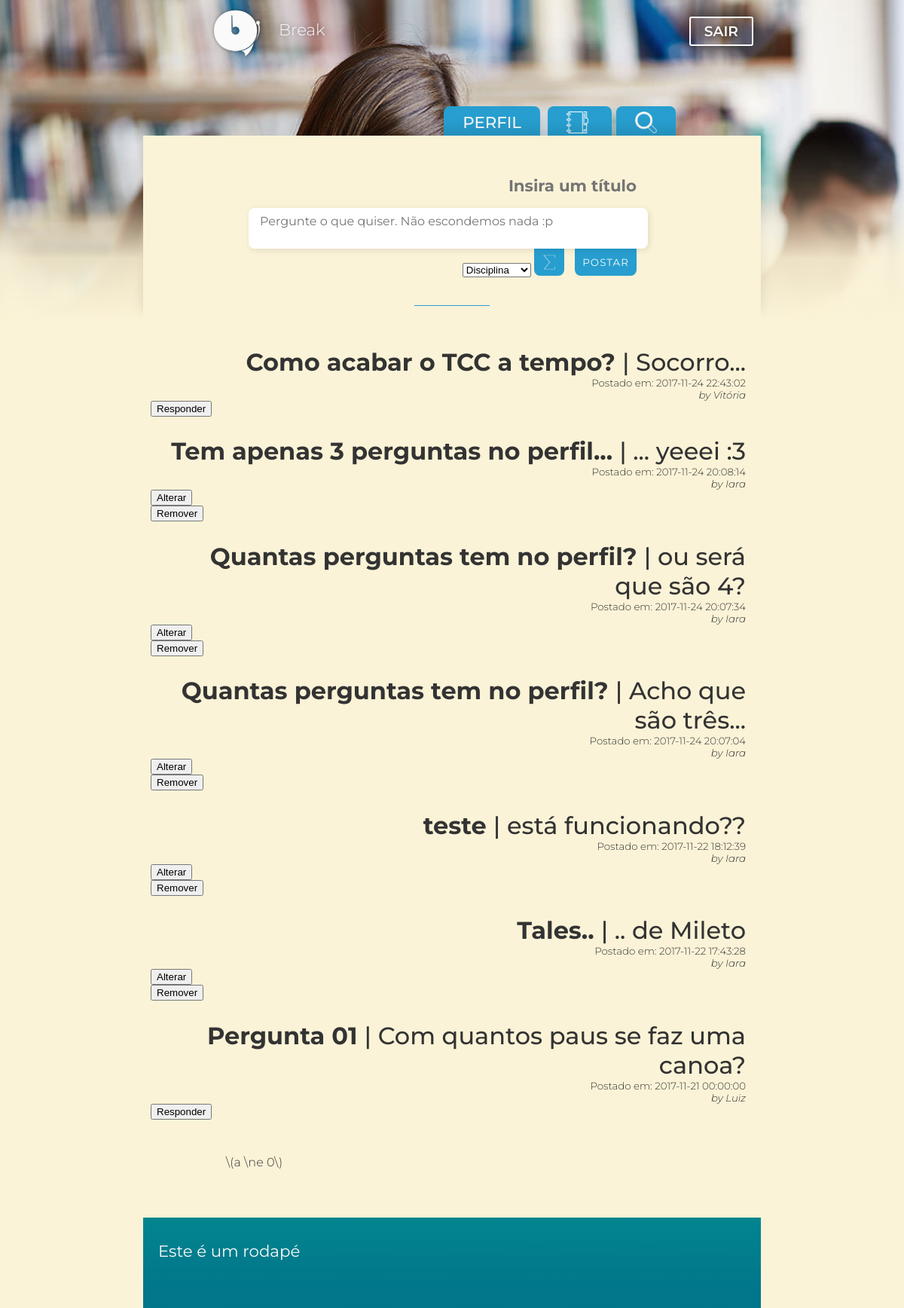
Page /index.php (signed in) on the committed database.
### tables this page shows
CREATE TABLE `pergunta` (
  `idpergunta` int(11) NOT NULL,
  `prg_titulo` varchar(50) NOT NULL,
  `prg_descricao` text,
  `prg_respondida` tinyint(1) NOT NULL DEFAULT '0',
  `prg_registro` datetime NOT NULL DEFAULT CURRENT_TIMESTAMP,
  `fk_disciplina` int(11) NOT NULL,
  `fk_usuario` int(11) NOT NULL,
  `prg_tipo` varchar(8) NOT NULL DEFAULT 'pergunta'
);

CREATE TABLE `usuario` (
  `idusuario` int(11) NOT NULL,
  `nome_user` varchar(45) NOT NULL,
  `sobrenome_user` varchar(45) NOT NULL,
  `email` varchar(45) DEFAULT NULL,
  `login` varchar(45) DEFAULT NULL,
  `senha` varchar(45) DEFAULT NULL,
  `sexo` char(1) DEFAULT NULL,
  `dataNasc` date DEFAULT NULL,
  `escolaridade` text,
  `instituicao` varchar(200) DEFAULT NULL,
  `fk_tipo_user` int(11) NOT NULL
);

### dao-pergunta.php (called while the page is built, shortened)
<?php
function listaPergunta($conexao)
{
    $perguntas = array();
    $resultado = mysqli_query($conexao, "SELECT p.*, d.disc_nome, u.nome_user
                                        FROM disciplina AS d
                                        JOIN pergunta AS p ON p.fk_disciplina = d.iddisciplina
                                        JOIN usuario AS u ON u.idusuario = p.fk_usuario
                                        ORDER BY (p.prg_registro) desc;");
    while ($pergunta = mysqli_fetch_assoc($resultado))
    {
        array_push($perguntas, $pergunta);
    }
    return $perguntas;
}

### index.php (the view, shortened to what this page needs)
<?php
	require 'header.php';
?>
	<link rel="stylesheet" type="text/css" href="css/feed.css">
</head>
<body onload="loading();">
	<?php
		include 'essencials/top.php';
	?>
	<div class="main">
	<?php include 'tabs.php'; ?>
		<div id="grad">
			<div id="header_main">
				<div id="header_space2">
					<form id="postar" action="adiciona-pergunta.php" method="post">
						<div class="post_area">
							<textarea id="title_perg" onkeyup="ajustarTamanho(this)" placeholder="Insira um título" name="title_perg" required></textarea>
							<textarea onkeyup="ajustarTamanho(this)" placeholder="Pergunte o que quiser. Não escondemos nada :p" name="pergunta" required></textarea>
							<div id="post_btns">
								<select class="" name="id_disciplina" required>
										<option value="">Disciplina</option>
								</select>
								<button type="button" id="btn_opt" onclick="show_tools()">
										<img id="btn_opt_img" src="img/sum_icon.png" alt="+-*:" title="Usar símbolos Matemáticos">
								</button>
								<input type="submit" value="POSTAR" id="btn_posta"/>
							</div>
						</div>
					</form>
				</div>
				<hr>
			</div>
		</div>
		<div class="back_main">
			<?php	include("feed.php"); ?>
			<div id="content">
				<div id="text_content">
					<p> \(a \ne 0\)</p>
				</div>
			</div>
		</div>
	</div>
	<div class="back_rodape">
		<div id="rodape">
			<h3> Este é um rodapé </h3>
		</div>
	</div>
</body>
</html>

### feed.php (shortened to what this page needs)
<?php
require 'dao-pergunta.php';
$perguntas = listaPergunta($conexao);
?>
<div id="header">
  <?php
  foreach ($perguntas as $pergunta) :
   ?>
  <h2><strong><?= $pergunta['prg_titulo']?> </strong>| <?=$pergunta['prg_descricao']?></h2>
    <p class="header_space2">Postado em: <time><?=$pergunta['prg_registro']?></time></p>
    <p class="header_space2"><i>by <?=$pergunta['nome_user']?></i></p>
    <?php if($pergunta['fk_usuario'] != $_SESSION['id_usuario']) {?>
      <form action="pergunta-detalhe.php" method="post">
          <button>Responder</button>
      </form>
    <?php }else{ ?>
      <form  action="form-altera-pergunta.php" method="post">
          <button>Alterar</button>
      </form>
      <form  action="exclui-pergunta.php" method="post">
          <button>Remover</button>
      </form>
    <?php } ?>
  <?php
    endforeach
   ?>
</div>

### css/feed.css (style rules this page uses)
body { font-family: 'Montserrat', sans-serif; margin: 0px; background: url("../img/cover_girl .jpg") no-repeat bottom center; background-color: #0e0e0e; background-size: 100%; background-position: top center; }
hr { width: 100px; border: none; height: 1px; background-color: #279ecf; }
input { border-radius: 20px; border-style: none; padding: 8px 20px; min-width: 200px; min-height: 20px; letter-spacing: 1.1px; color: #505050; font-family: 'Montserrat', sans-serif; position: relative; z-index: 2; }
textarea, .this-is-not-a-textarea { margin: auto; padding: 8px 15px; min-width: 500px; resize: none; border: none; border-radius: 8px; box-shadow: 2px 2px 8px rgba(0,0,0,0.1); text-align: justify; font-family: 'Montserrat', sans-serif; font-size: 12pt; overflow: hidden; position: relative; z-index: 1; }
#title_perg { background-color: #fbf3d7; box-shadow: none; text-align: right; font-size: 16pt; font-weight: 700; color: #0e0e0e; padding-bottom: 2px; top: 15px; }
.post_area { margin: auto; text-align: center; }
#post_btns { margin: auto; text-align: right; max-width: 500px; position: relative; top: -11px; z-index: 0; }
#btn_posta, #btn_altera { padding: 20px 10px 10px 10px; border-radius: 0px 0px 8px 8px; min-width: 0px; min-height: 0px; margin: auto; background-color: #279ecf; color: #fafafa; position: relative; top: -10px; transition: box-shadow 1s; transition: top 0.2s; }
#btn_opt { padding: 20px 10px 5px 10px; background: none; border: none; margin: auto; margin-right: 10px; background-color: #279ecf; border-radius: 0px 0px 8px 8px; transition: box-shadow 1s; transition: padding 0.2s; position: relative; top: -5px; transition: top 0.2s; }
#btn_opt_img { max-width: 20px; max-height: 20px; }
.main { margin: auto; margin-top: 20px; margin-bottom: 0px; font-family: 'Montserrat', sans-serif; }
.back_main { background-color: #fbf3d7; position: relative; margin: 0px; position: relative; z-index: 2; padding: 0px; }
#grad { background: linear-gradient(180deg, rgba(251,0,0,0), rgba(251,243,215,0.2), rgba(251,243,215,0.9), rgba(251,243,215, 1)); margin: auto; }
#content { background-color: #fbf3d7; min-width: 100px; min-height: 100px; max-width: 800px; margin: auto; padding: 10px; }
h2 { margin-right: 10px; margin-bottom: 0px; font-weight: 500; font-size: 24pt; color: #333333; text-align: right; padding-left: 20px; }
h3 { margin-left: 10px; font-weight: 400; font-size: 16pt; color: #fafafa; text-align: left; }
p { color: #333; text-align: justify; font-weight: 300; }
#header_main { box-shadow: 0px -10px 15px rgba(0,0,0,0.1); background-color: #fbf3d7; min-height: 100px; min-width: 100px; max-width: 800px; margin: auto; padding: 10px; position: relative; z-index: 2; }
#header { background-color: #fbf3d7; min-height: 100px; min-width: 100px; max-width: 800px; margin: auto; padding: 10px; position: relative; z-index: 2; }
#header_space2 { margin-top: 10px; padding: 10px; margin-right: 10px; }
.header_space2 { text-align: right; margin: 0px; font-size: 10pt; padding: 0px 10px 0px 0px; }
#text_content { padding: 10px 50px 10px 50px; letter-spacing: 0.1px; line-height: 1.4; text-indent: 50px; }
.back_rodape { background-color: #fbf3d7; margin: 0px; margin-bottom: 0px; }
#rodape { background-image: linear-gradient(-180deg, transparent 0%, rgba(1,89,131,0.35) 80%); background-color: #02858F; margin: auto; margin-bottom: 0px; padding: 10px; min-width: 100px; min-height: 100px; max-width: 800px; }
#postar { margin: auto; position: relative: }

### rows in the picture
pergunta: prg_titulo "Como acabar o TCC a tempo?", prg_descricao "Socorro...", prg_registro "2017-11-24 22:43:02", fk_usuario.nome_user "Vitória"
pergunta: prg_titulo "Tem apenas 3 perguntas no perfil...", prg_descricao "... yeeei :3", prg_registro "2017-11-24 20:08:14", fk_usuario.nome_user "Iara"
pergunta: prg_titulo "Quantas perguntas tem no perfil?", prg_descricao "ou será que são 4?", prg_registro "2017-11-24 20:07:34", fk_usuario.nome_user "Iara"
pergunta: prg_titulo "Quantas perguntas tem no perfil?", prg_descricao "Acho que são três...", prg_registro "2017-11-24 20:07:04", fk_usuario.nome_user "Iara"
pergunta: prg_titulo "teste", prg_descricao "está funcionando??", prg_registro "2017-11-22 18:12:39", fk_usuario.nome_user "Iara"
pergunta: prg_titulo "Tales..", prg_descricao ".. de Mileto", prg_registro "2017-11-22 17:43:28", fk_usuario.nome_user "Iara"
pergunta: prg_titulo "Pergunta 01", prg_descricao "Com quantos paus se faz uma canoa?", prg_registro "2017-11-21 00:00:00", fk_usuario.nome_user "Luiz"
